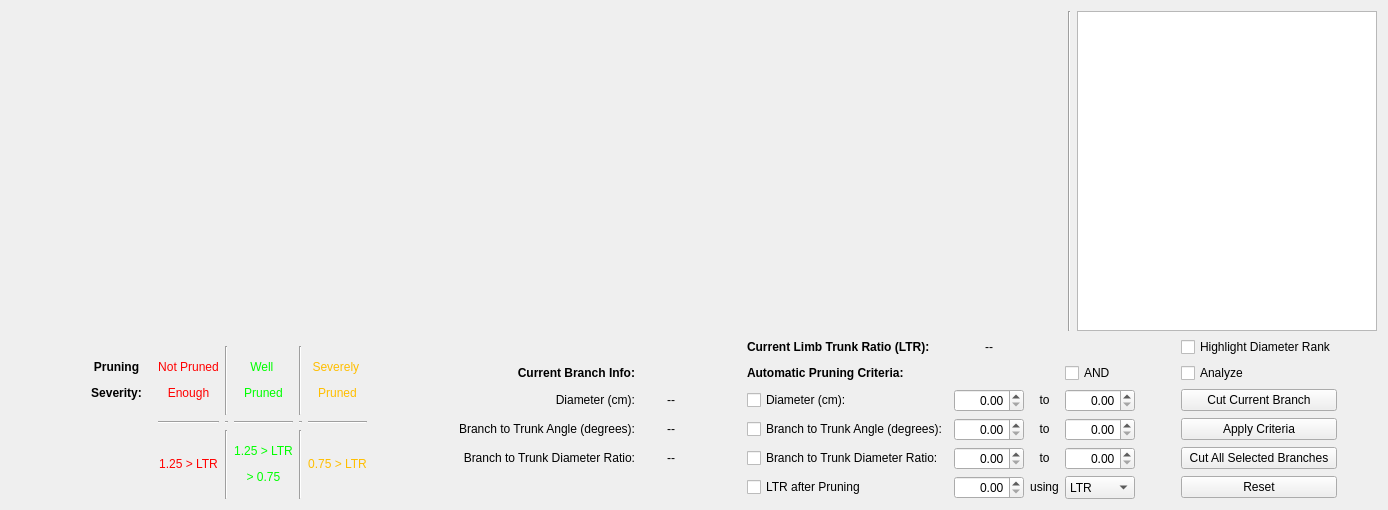
      <widget class="QWidget" name="automatic">
       <attribute name="title">
        <string>Auto</string>
       </attribute>
       <layout class="QGridLayout" name="gridLayout_2">
        <item row="0" column="0">
         <layout class="QHBoxLayout" name="horizontalLayout">
          <item>
           <widget class="myGLWidget" name="mesh2" native="true">
            <property name="sizePolicy">
             <sizepolicy hsizetype="Expanding" vsizetype="Expanding">
              <horstretch>2</horstretch>
              <verstretch>2</verstretch>
             </sizepolicy>
            </property>
            <property name="minimumSize">
             <size>
              <width>410</width>
              <height>320</height>
             </size>
            </property>
            <property name="styleSheet">
             <string notr="true"/>
            </property>
           </widget>
          </item>
          <item>
           <widget class="Line" name="line_3">
            <property name="orientation">
             <enum>Qt::Vertical</enum>
            </property>
           </widget>
          </item>
          <item>
           <widget class="myPicWidget" name="picview2">
            <property name="sizePolicy">
             <sizepolicy hsizetype="Minimum" vsizetype="Expanding">
              <horstretch>0</horstretch>
              <verstretch>1</verstretch>
             </sizepolicy>
            </property>
            <property name="minimumSize">
             <size>
              <width>300</width>
              <height>0</height>
             </size>
            </property>
           </widget>
          </item>
         </layout>
        </item>
        <item row="1" column="0">
         <layout class="QHBoxLayout" name="horizontalLayout_3">
          <item>
           <layout class="QGridLayout" name="gridLayout_7">
            <item row="1" column="5">
             <widget class="QLabel" name="lb_sevmed1_7">
              <property name="frameShape">
               <enum>QFrame::NoFrame</enum>
              </property>
              <property name="text">
               <string>&lt;html&gt;&lt;head/&gt;&lt;body&gt;&lt;p align=&quot;center&quot;&gt;&lt;span style=&quot; color:#ff0000;&quot;&gt;Not Pruned&lt;/span&gt;&lt;/p&gt;&lt;p align=&quot;center&quot;&gt;&lt;span style=&quot; color:#ff0000;&quot;&gt;Enough&lt;/span&gt;&lt;/p&gt;&lt;/body&gt;&lt;/html&gt;</string>
              </property>
              <property name="alignment">
               <set>Qt::AlignCenter</set>
              </property>
             </widget>
            </item>
            <item row="3" column="5">
             <widget class="Line" name="line_12">
              <property name="orientation">
               <enum>Qt::Horizontal</enum>
              </property>
             </widget>
            </item>
            <item row="1" column="6">
             <widget class="Line" name="line_11">
              <property name="orientation">
               <enum>Qt::Vertical</enum>
              </property>
             </widget>
            </item>
            <item row="4" column="8">
             <widget class="Line" name="line_16">
              <property name="orientation">
               <enum>Qt::Vertical</enum>
              </property>
             </widget>
            </item>
            <item row="3" column="7">
             <widget class="Line" name="line_15">
              <property name="orientation">
               <enum>Qt::Horizontal</enum>
              </property>
             </widget>
            </item>
            <item row="4" column="6">
             <widget class="Line" name="line_17">
              <property name="orientation">
               <enum>Qt::Vertical</enum>
              </property>
             </widget>
            </item>
            <item row="1" column="9">
             <widget class="QLabel" name="lb_sevmed1_8">
              <property name="frameShape">
               <enum>QFrame::NoFrame</enum>
              </property>
              <property name="text">
               <string>&lt;html&gt;&lt;head/&gt;&lt;body&gt;&lt;p align=&quot;center&quot;&gt;&lt;span style=&quot; color:#ffbe00;&quot;&gt;Severely &lt;/span&gt;&lt;/p&gt;&lt;p align=&quot;center&quot;&gt;&lt;span style=&quot; color:#ffbe00;&quot;&gt;Pruned&lt;/span&gt;&lt;/p&gt;&lt;/body&gt;&lt;/html&gt;</string>
              </property>
              <property name="alignment">
               <set>Qt::AlignCenter</set>
              </property>
             </widget>
            </item>
            <item row="1" column="7">
             <widget class="QLabel" name="lb_sevmed1_9">
              <property name="frameShape">
               <enum>QFrame::NoFrame</enum>
              </property>
              <property name="text">
               <string>&lt;html&gt;&lt;head/&gt;&lt;body&gt;&lt;p align=&quot;center&quot;&gt;&lt;span style=&quot; color:#00ff00;&quot;&gt;Well &lt;/span&gt;&lt;/p&gt;&lt;p align=&quot;center&quot;&gt;&lt;span style=&quot; color:#00ff00;&quot;&gt;Pruned&lt;/span&gt;&lt;/p&gt;&lt;/body&gt;&lt;/html&gt;</string>
              </property>
              <property name="alignment">
               <set>Qt::AlignCenter</set>
              </property>
             </widget>
            </item>
            <item row="3" column="9">
             <widget class="Line" name="line_19">
              <property name="orientation">
               <enum>Qt::Horizontal</enum>
              </property>
             </widget>
            </item>
            <item row="3" column="6">
             <widget class="Line" name="line_18">
              <property name="orientation">
               <enum>Qt::Horizontal</enum>
              </property>
             </widget>
            </item>
            <item row="0" column="10">
             <widget class="Line" name="line_20">
              <property name="orientation">
               <enum>Qt::Horizontal</enum>
              </property>
             </widget>
            </item>
            <item row="4" column="5">
             <widget class="QLabel" name="lb_sevhigh2">
              <property name="sizePolicy">
               <sizepolicy hsizetype="Preferred" vsizetype="Preferred">
                <horstretch>0</horstretch>
                <verstretch>0</verstretch>
               </sizepolicy>
              </property>
              <property name="frameShape">
               <enum>QFrame::NoFrame</enum>
              </property>
              <property name="text">
               <string>&lt;html&gt;&lt;head/&gt;&lt;body&gt;&lt;p align=&quot;center&quot;&gt;&lt;span style=&quot; color:#ff0000;&quot;&gt;1.25 &amp;gt; LTR&lt;/span&gt;&lt;/p&gt;&lt;/body&gt;&lt;/html&gt;</string>
              </property>
              <property name="alignment">
               <set>Qt::AlignCenter</set>
              </property>
             </widget>
            </item>
            <item row="3" column="8">
             <widget class="Line" name="line_21">
              <property name="orientation">
               <enum>Qt::Horizontal</enum>
              </property>
             </widget>
            </item>
            <item row="1" column="8">
             <widget class="Line" name="line_22">
              <property name="orientation">
               <enum>Qt::Vertical</enum>
              </property>
             </widget>
            </item>
            <item row="4" column="7">
             <widget class="QLabel" name="lb_sevmed2">
              <property name="frameShape">
               <enum>QFrame::NoFrame</enum>
              </property>
              <property name="text">
               <string>&lt;html&gt;&lt;head/&gt;&lt;body&gt;&lt;p align=&quot;center&quot;&gt;&lt;span style=&quot; color:#00ff00;&quot;&gt;1.25 &amp;gt; LTR&lt;/span&gt;&lt;/p&gt;&lt;p align=&quot;center&quot;&gt;&lt;span style=&quot; color:#00ff00;&quot;&gt;&amp;gt; 0.75&lt;/span&gt;&lt;/p&gt;&lt;/body&gt;&lt;/html&gt;</string>
              </property>
              <property name="alignment">
               <set>Qt::AlignCenter</set>
              </property>
             </widget>
            </item>
            <item row="4" column="9">
             <widget class="QLabel" name="lb_sevlow2">
              <property name="frameShape">
               <enum>QFrame::NoFrame</enum>
              </property>
              <property name="text">
               <string>&lt;html&gt;&lt;head/&gt;&lt;body&gt;&lt;p align=&quot;center&quot;&gt;&lt;span style=&quot; color:#ffbe00;&quot;&gt;0.75 &amp;gt; LTR&lt;/span&gt;&lt;/p&gt;&lt;/body&gt;&lt;/html&gt;</string>
              </property>
              <property name="alignment">
               <set>Qt::AlignCenter</set>
              </property>
             </widget>
            </item>
            <item row="1" column="1">
             <spacer name="horizontalSpacer_12">
              <property name="orientation">
               <enum>Qt::Horizontal</enum>
              </property>
              <property name="sizeType">
               <enum>QSizePolicy::Preferred</enum>
              </property>
              <property name="sizeHint" stdset="0">
               <size>
                <width>40</width>
                <height>20</height>
               </size>
              </property>
             </spacer>
            </item>
            <item row="1" column="3">
             <widget class="QLabel" name="label_22">
              <property name="text">
               <string>&lt;html&gt;&lt;head/&gt;&lt;body&gt;&lt;p align=&quot;center&quot;&gt;&lt;span style=&quot; font-weight:600;&quot;&gt;Pruning&lt;/span&gt;&lt;/p&gt;&lt;p align=&quot;center&quot;&gt;&lt;span style=&quot; font-weight:600;&quot;&gt;Severity:&lt;/span&gt;&lt;/p&gt;&lt;/body&gt;&lt;/html&gt;</string>
              </property>
             </widget>
            </item>
            <item row="1" column="4">
             <spacer name="horizontalSpacer_13">
              <property name="orientation">
               <enum>Qt::Horizontal</enum>
              </property>
              <property name="sizeType">
               <enum>QSizePolicy::Minimum</enum>
              </property>
              <property name="sizeHint" stdset="0">
               <size>
                <width>10</width>
                <height>20</height>
               </size>
              </property>
             </spacer>
            </item>
            <item row="1" column="2">
             <spacer name="horizontalSpacer_14">
              <property name="orientation">
               <enum>Qt::Horizontal</enum>
              </property>
              <property name="sizeType">
               <enum>QSizePolicy::Preferred</enum>
              </property>
              <property name="sizeHint" stdset="0">
               <size>
                <width>40</width>
                <height>20</height>
               </size>
              </property>
             </spacer>
            </item>
           </layout>
          </item>
          <item>
           <layout class="QGridLayout" name="gridLayout_3">
            <item row="0" column="10">
             <widget class="QCheckBox" name="cb_hlrank2">
              <property name="text">
               <string>Highlight Diameter Rank</string>
              </property>
             </widget>
            </item>
            <item row="2" column="8" alignment="Qt::AlignRight">
             <widget class="QDoubleSpinBox" name="sb_diameter_high">
              <property name="sizePolicy">
               <sizepolicy hsizetype="Minimum" vsizetype="Preferred">
                <horstretch>0</horstretch>
                <verstretch>0</verstretch>
               </sizepolicy>
              </property>
              <property name="minimumSize">
               <size>
                <width>70</width>
                <height>0</height>
               </size>
              </property>
              <property name="alignment">
               <set>Qt::AlignRight|Qt::AlignTrailing|Qt::AlignVCenter</set>
              </property>
             </widget>
            </item>
            <item row="2" column="11">
             <spacer name="horizontalSpacer">
              <property name="orientation">
               <enum>Qt::Horizontal</enum>
              </property>
              <property name="sizeHint" stdset="0">
               <size>
                <width>40</width>
                <height>20</height>
               </size>
              </property>
             </spacer>
            </item>
            <item row="1" column="5">
             <widget class="QLabel" name="label_5">
              <property name="minimumSize">
               <size>
                <width>0</width>
                <height>20</height>
               </size>
              </property>
              <property name="text">
               <string>&lt;html&gt;&lt;head/&gt;&lt;body&gt;&lt;p&gt;&lt;span style=&quot; font-weight:600;&quot;&gt;Automatic Pruning Criteria:&lt;/span&gt;&lt;/p&gt;&lt;/body&gt;&lt;/html&gt;</string>
              </property>
             </widget>
            </item>
            <item row="5" column="7">
             <widget class="QLabel" name="label_10">
              <property name="text">
               <string>&lt;html&gt;&lt;head/&gt;&lt;body&gt;&lt;p align=&quot;center&quot;&gt;using&lt;/p&gt;&lt;/body&gt;&lt;/html&gt;</string>
              </property>
             </widget>
            </item>
            <item row="5" column="5">
             <widget class="QCheckBox" name="cb_severity">
              <property name="text">
               <string>LTR after Pruning</string>
              </property>
             </widget>
            </item>
            <item row="0" column="2">
             <widget class="QLabel" name="label_16">
              <property name="minimumSize">
               <size>
                <width>0</width>
                <height>20</height>
               </size>
              </property>
              <property name="text">
               <string/>
              </property>
             </widget>
            </item>
            <item row="2" column="4">
             <spacer name="horizontalSpacer_8">
              <property name="orientation">
               <enum>Qt::Horizontal</enum>
              </property>
              <property name="sizeType">
               <enum>QSizePolicy::Preferred</enum>
              </property>
              <property name="sizeHint" stdset="0">
               <size>
                <width>40</width>
                <height>20</height>
               </size>
              </property>
             </spacer>
            </item>
            <item row="3" column="3">
             <widget class="QLabel" name="lb_angle2">
              <property name="minimumSize">
               <size>
                <width>60</width>
                <height>0</height>
               </size>
              </property>
              <property name="text">
               <string>&lt;html&gt;&lt;head/&gt;&lt;body&gt;&lt;p align=&quot;center&quot;&gt;--&lt;/p&gt;&lt;/body&gt;&lt;/html&gt;</string>
              </property>
              <property name="alignment">
               <set>Qt::AlignCenter</set>
              </property>
             </widget>
            </item>
            <item row="1" column="10">
             <widget class="QCheckBox" name="cb_analyze2">
              <property name="text">
               <string>Analyze</string>
              </property>
             </widget>
            </item>
            <item row="2" column="3">
             <widget class="QLabel" name="lb_diameter2">
              <property name="minimumSize">
               <size>
                <width>60</width>
                <height>0</height>
               </size>
              </property>
              <property name="text">
               <string>&lt;html&gt;&lt;head/&gt;&lt;body&gt;&lt;p align=&quot;center&quot;&gt;--&lt;/p&gt;&lt;/body&gt;&lt;/html&gt;</string>
              </property>
              <property name="alignment">
               <set>Qt::AlignCenter</set>
              </property>
             </widget>
            </item>
            <item row="1" column="1">
             <spacer name="horizontalSpacer_9">
              <property name="orientation">
               <enum>Qt::Horizontal</enum>
              </property>
              <property name="sizeType">
               <enum>QSizePolicy::Preferred</enum>
              </property>
              <property name="sizeHint" stdset="0">
               <size>
                <width>40</width>
                <height>20</height>
               </size>
              </property>
             </spacer>
            </item>
            <item row="5" column="6" alignment="Qt::AlignRight">
             <widget class="QDoubleSpinBox" name="sb_severity">
              <property name="sizePolicy">
               <sizepolicy hsizetype="Minimum" vsizetype="Preferred">
                <horstretch>0</horstretch>
                <verstretch>0</verstretch>
               </sizepolicy>
              </property>
              <property name="minimumSize">
               <size>
                <width>70</width>
                <height>0</height>
               </size>
              </property>
              <property name="alignment">
               <set>Qt::AlignRight|Qt::AlignTrailing|Qt::AlignVCenter</set>
              </property>
             </widget>
            </item>
            <item row="0" column="3">
             <widget class="QLabel" name="lb_mar2">
              <property name="minimumSize">
               <size>
                <width>0</width>
                <height>20</height>
               </size>
              </property>
              <property name="text">
               <string/>
              </property>
              <property name="alignment">
               <set>Qt::AlignCenter</set>
              </property>
             </widget>
            </item>
            <item row="5" column="8" alignment="Qt::AlignRight">
             <widget class="QComboBox" name="co_approach">
              <property name="sizePolicy">
               <sizepolicy hsizetype="Minimum" vsizetype="Preferred">
                <horstretch>0</horstretch>
                <verstretch>0</verstretch>
               </sizepolicy>
              </property>
              <property name="minimumSize">
               <size>
                <width>70</width>
                <height>0</height>
               </size>
              </property>
              <property name="baseSize">
               <size>
                <width>0</width>
                <height>0</height>
               </size>
              </property>
              <property name="layoutDirection">
               <enum>Qt::LeftToRight</enum>
              </property>
              <property name="sizeAdjustPolicy">
               <enum>QComboBox::AdjustToContents</enum>
              </property>
              <item>
               <property name="text">
                <string>LTR</string>
               </property>
              </item>
              <item>
               <property name="text">
                <string>MLD</string>
               </property>
              </item>
             </widget>
            </item>
            <item row="3" column="2">
             <widget class="QLabel" name="label_19">
              <property name="text">
               <string>&lt;html&gt;&lt;head/&gt;&lt;body&gt;&lt;p align=&quot;right&quot;&gt;Branch to Trunk Angle (degrees):&lt;/p&gt;&lt;/body&gt;&lt;/html&gt;</string>
              </property>
             </widget>
            </item>
            <item row="4" column="7">
             <widget class="QLabel" name="label_9">
              <property name="text">
               <string>&lt;html&gt;&lt;head/&gt;&lt;body&gt;&lt;p align=&quot;center&quot;&gt;to&lt;/p&gt;&lt;/body&gt;&lt;/html&gt;</string>
              </property>
             </widget>
            </item>
            <item row="4" column="6" alignment="Qt::AlignRight">
             <widget class="QDoubleSpinBox" name="sb_ratio_low">
              <property name="sizePolicy">
               <sizepolicy hsizetype="Minimum" vsizetype="Preferred">
                <horstretch>0</horstretch>
                <verstretch>0</verstretch>
               </sizepolicy>
              </property>
              <property name="minimumSize">
               <size>
                <width>70</width>
                <height>0</height>
               </size>
              </property>
              <property name="alignment">
               <set>Qt::AlignRight|Qt::AlignTrailing|Qt::AlignVCenter</set>
              </property>
             </widget>
            </item>
            <item row="2" column="9">
             <spacer name="horizontalSpacer_3">
              <property name="orientation">
               <enum>Qt::Horizontal</enum>
              </property>
              <property name="sizeType">
               <enum>QSizePolicy::Preferred</enum>
              </property>
              <property name="sizeHint" stdset="0">
               <size>
                <width>40</width>
                <height>20</height>
               </size>
              </property>
             </spacer>
            </item>
            <item row="3" column="8" alignment="Qt::AlignRight">
             <widget class="QDoubleSpinBox" name="sb_angle_high">
              <property name="sizePolicy">
               <sizepolicy hsizetype="Minimum" vsizetype="Preferred">
                <horstretch>0</horstretch>
                <verstretch>0</verstretch>
               </sizepolicy>
              </property>
              <property name="minimumSize">
               <size>
                <width>70</width>
                <height>0</height>
               </size>
              </property>
              <property name="alignment">
               <set>Qt::AlignRight|Qt::AlignTrailing|Qt::AlignVCenter</set>
              </property>
             </widget>
            </item>
            <item row="4" column="3">
             <widget class="QLabel" name="lb_ratio2">
              <property name="minimumSize">
               <size>
                <width>60</width>
                <height>0</height>
               </size>
              </property>
              <property name="text">
               <string>&lt;html&gt;&lt;head/&gt;&lt;body&gt;&lt;p align=&quot;center&quot;&gt;--&lt;/p&gt;&lt;/body&gt;&lt;/html&gt;</string>
              </property>
              <property name="alignment">
               <set>Qt::AlignCenter</set>
              </property>
             </widget>
            </item>
            <item row="2" column="2">
             <widget class="QLabel" name="label_14">
              <property name="text">
               <string>&lt;html&gt;&lt;head/&gt;&lt;body&gt;&lt;p align=&quot;right&quot;&gt;Diameter (cm):&lt;/p&gt;&lt;/body&gt;&lt;/html&gt;</string>
              </property>
             </widget>
            </item>
            <item row="0" column="6">
             <widget class="QLabel" name="lb_ltratio2">
              <property name="minimumSize">
               <size>
                <width>0</width>
                <height>20</height>
               </size>
              </property>
              <property name="text">
               <string>&lt;html&gt;&lt;head/&gt;&lt;body&gt;&lt;p align=&quot;center&quot;&gt;--&lt;/p&gt;&lt;/body&gt;&lt;/html&gt;</string>
              </property>
             </widget>
            </item>
            <item row="2" column="10">
             <widget class="QPushButton" name="pb_cutCur2">
              <property name="text">
               <string>Cut Current Branch</string>
              </property>
             </widget>
            </item>
            <item row="3" column="10">
             <widget class="QPushButton" name="pb_select">
              <property name="text">
               <string>Apply Criteria</string>
              </property>
             </widget>
            </item>
            <item row="5" column="10">
             <widget class="QPushButton" name="pb_reset2">
              <property name="text">
               <string>Reset</string>
              </property>
             </widget>
            </item>
            <item row="0" column="5">
             <widget class="QLabel" name="label_6">
              <property name="minimumSize">
               <size>
                <width>0</width>
                <height>20</height>
               </size>
              </property>
              <property name="text">
               <string>&lt;html&gt;&lt;head/&gt;&lt;body&gt;&lt;p&gt;&lt;span style=&quot; font-weight:600;&quot;&gt;Current Limb Trunk Ratio (LTR):&lt;/span&gt;&lt;/p&gt;&lt;/body&gt;&lt;/html&gt;</string>
              </property>
             </widget>
            </item>
            <item row="4" column="2">
             <widget class="QLabel" name="label_20">
              <property name="text">
               <string>&lt;html&gt;&lt;head/&gt;&lt;body&gt;&lt;p align=&quot;right&quot;&gt;Branch to Trunk Diameter Ratio:&lt;/p&gt;&lt;/body&gt;&lt;/html&gt;</string>
              </property>
             </widget>
            </item>
            <item row="2" column="0">
             <spacer name="horizontalSpacer_2">
              <property name="orientation">
               <enum>Qt::Horizontal</enum>
              </property>
              <property name="sizeType">
               <enum>QSizePolicy::Preferred</enum>
              </property>
              <property name="sizeHint" stdset="0">
               <size>
                <width>40</width>
                <height>20</height>
               </size>
              </property>
             </spacer>
            </item>
            <item row="4" column="8" alignment="Qt::AlignRight">
             <widget class="QDoubleSpinBox" name="sb_ratio_high">
              <property name="sizePolicy">
               <sizepolicy hsizetype="Minimum" vsizetype="Preferred">
                <horstretch>0</horstretch>
                <verstretch>0</verstretch>
               </sizepolicy>
              </property>
              <property name="minimumSize">
               <size>
                <width>70</width>
                <height>0</height>
               </size>
              </property>
              <property name="alignment">
               <set>Qt::AlignRight|Qt::AlignTrailing|Qt::AlignVCenter</set>
              </property>
             </widget>
            </item>
            <item row="3" column="6" alignment="Qt::AlignRight">
             <widget class="QDoubleSpinBox" name="sb_angle_low">
              <property name="sizePolicy">
               <sizepolicy hsizetype="Minimum" vsizetype="Preferred">
                <horstretch>0</horstretch>
                <verstretch>0</verstretch>
               </sizepolicy>
              </property>
              <property name="minimumSize">
               <size>
                <width>70</width>
                <height>0</height>
               </size>
              </property>
              <property name="alignment">
               <set>Qt::AlignRight|Qt::AlignTrailing|Qt::AlignVCenter</set>
              </property>
             </widget>
            </item>
            <item row="2" column="5">
             <widget class="QCheckBox" name="cb_diameter">
              <property name="text">
               <string>Diameter (cm): </string>
              </property>
             </widget>
            </item>
            <item row="4" column="10">
             <widget class="QPushButton" name="pb_cut2">
              <property name="sizePolicy">
               <sizepolicy hsizetype="Minimum" vsizetype="Fixed">
                <horstretch>0</horstretch>
                <verstretch>0</verstretch>
               </sizepolicy>
              </property>
              <property name="text">
               <string>Cut All Selected Branches</string>
              </property>
             </widget>
            </item>
            <item row="3" column="7">
             <widget class="QLabel" name="label_7">
              <property name="text">
               <string>&lt;html&gt;&lt;head/&gt;&lt;body&gt;&lt;p align=&quot;center&quot;&gt;to&lt;/p&gt;&lt;/body&gt;&lt;/html&gt;</string>
              </property>
             </widget>
            </item>
            <item row="2" column="7">
             <widget class="QLabel" name="label_8">
              <property name="text">
               <string>&lt;html&gt;&lt;head/&gt;&lt;body&gt;&lt;p align=&quot;center&quot;&gt;to&lt;/p&gt;&lt;/body&gt;&lt;/html&gt;</string>
              </property>
             </widget>
            </item>
            <item row="3" column="5">
             <widget class="QCheckBox" name="cb_angle">
              <property name="text">
               <string>Branch to Trunk Angle (degrees):</string>
              </property>
             </widget>
            </item>
            <item row="4" column="5">
             <widget class="QCheckBox" name="cb_ratio">
              <property name="text">
               <string>Branch to Trunk Diameter Ratio:</string>
              </property>
             </widget>
            </item>
            <item row="2" column="6" alignment="Qt::AlignRight">
             <widget class="QDoubleSpinBox" name="sb_diameter_low">
              <property name="sizePolicy">
               <sizepolicy hsizetype="Minimum" vsizetype="Preferred">
                <horstretch>0</horstretch>
                <verstretch>0</verstretch>
               </sizepolicy>
              </property>
              <property name="minimumSize">
               <size>
                <width>70</width>
                <height>0</height>
               </size>
              </property>
              <property name="alignment">
               <set>Qt::AlignRight|Qt::AlignTrailing|Qt::AlignVCenter</set>
              </property>
             </widget>
            </item>
            <item row="1" column="2">
             <widget class="QLabel" name="label_18">
              <property name="text">
               <string>&lt;html&gt;&lt;head/&gt;&lt;body&gt;&lt;p align=&quot;right&quot;&gt;&lt;span style=&quot; font-weight:600;&quot;&gt;Current Branch Info:&lt;/span&gt;&lt;/p&gt;&lt;/body&gt;&lt;/html&gt;</string>
              </property>
             </widget>
            </item>
            <item row="1" column="8">
             <widget class="QCheckBox" name="cb_and_or">
              <property name="text">
               <string>AND</string>
              </property>
             </widget>
            </item>
           </layout>
          </item>
         </layout>
        </item>
       </layout>
      </widget>
